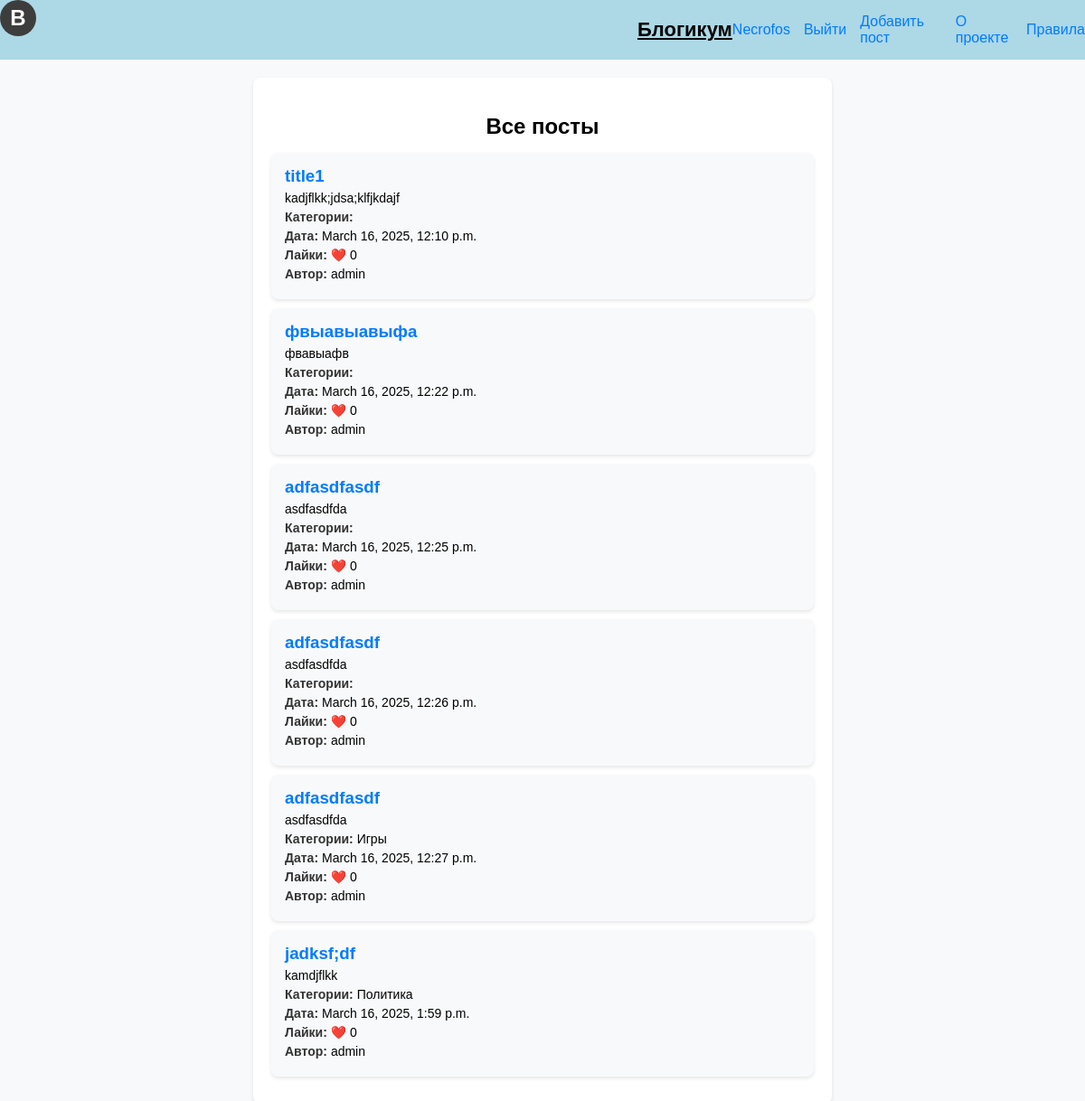
/posts/ (signed in), run on the app's committed database.
### Users/models.py (models this page shows)
class User(AbstractUser):
    photo = models.ImageField(blank=True,
                              null = True,
                              verbose_name = 'Аватарка',
                              )
    date_of_birth = models.DateTimeField(blank = True,
                                         null = True,
                                         verbose_name= 'Дата рождения',
                                         )

### Posts/models.py (models this page shows)
class Post(models.Model):
    title = models.CharField(max_length = 50,
                             verbose_name='Заголовок',
                             )
    text = models.CharField(max_length = 100, verbose_name="Содержание")
    likes = models.IntegerField(verbose_name='Количество лайков', default = 0)
    date_create = models.DateTimeField(auto_now_add= True, verbose_name= 'Дата создания', blank = False)
    is_published = models.BooleanField(verbose_name = 'Статус публикации',
                                       blank = True, default=False)
    category = models.CharField(max_length = 50, blank = True)
    author = models.ForeignKey(get_user_model(),
                               on_delete= models.CASCADE,
                               verbose_name = 'Автор',
                               blank= False,
                               related_name='posts')
    tags = models.ManyToManyField('TagPost',
                                  blank = True,
                                  related_name = 'tags',
                                  verbose_name = 'Теги')

class TagPost(models.Model):
    tag = models.CharField(max_length = 100)
    slug = models.SlugField(max_length = 100, unique = True)
    def __str__(self):
        return self.tag

### Posts/views.py (the view)
# urls.py: path('posts/', views.HomePage.as_view(), name = 'home'),
class HomePage(ListView):
    model = Post
    context_object_name = 'posts'
    template_name = 'Posts/home.html'
    def get_context_data(self, **kwargs):
        context = super().get_context_data(**kwargs)
        context['user'] = self.request.user
        return context

### Posts/templates/Posts/home.html
{% extends 'base.html' %}
{% load static %}
{% block posts %}
    <main>
        <aside class="posts-container">
            <h2>Все посты</h2>
            {% for post in posts %}
            <div class="post">
                <h3>{{ post.title }}</h3>
                <p>{{ post.text }}</p>
                <p><strong>Категории:</strong>
                    {% for cat in post.tags.all %}
                        {{ cat }}{% if not forloop.last %}, {% endif %}
                    {% endfor %}
                </p>
                <p><strong>Дата:</strong> {{ post.date_create }}</p>
                <p><strong>Лайки:</strong> ❤️ {{ post.likes }}</p>
                <p><strong>Автор:</strong> {{ post.author.username }}
            </div>
            {% empty %}
            <p>Постов пока нет.</p>
            {% endfor %}
        </aside>
    </main>
{% endblock %}

### templates/base.html (shortened to what this page needs)
{% load static %}
<!DOCTYPE html>
<html lang="ru">
<head>
    <link rel="stylesheet" href="{% static 'css/styles.css' %}">
</head>
<body>
    <header>
        <div class="brand">
            <div class="logo">B</div>
            <a href="{% url 'home' %}" class="site-name">Блогикум</a>
        </div>
        <nav>
            {% if user.is_authenticated %}
                <a href="{% url 'profile' %}" class="nav-link">{{ user.username }}</a>
                <a href="#" onclick="document.getElementById('myForm').submit();">Выйти</a>
                <a href="{% url 'add_post' %}" id='addPostLink'>Добавить пост</a>
            {% else %}
                <a href="{% url 'login' %}" id="loginLink" class="nav-link">Войти</a>
                <a href="{% url 'register' %}" id="registerLink" class="nav-link register">Регистрация</a>
            {% endif %}
            <a href="{% url 'about_project' %}" class="nav-link">О проекте</a>
            <a href="{% url 'rules' %}" class="nav-link">Правила</a>
        </nav>
    </header>
        {% block posts %} {% endblock %}
</body>

### static/css/styles.css (style rules this page uses)
body { font-family: Arial, sans-serif; background-color: #f8f9fa; margin: 0; padding: 0; }
header { background-color: #add8e6; padding: 0px; display: flex; align-items: center; justify-content: space-between; }
.logo { width: 40px; height: 40px; background-color: #3d3d3d; color: white; font-weight: bold; font-size: 24px; display: flex; align-items: center; justify-content: center; border-radius: 50%; }
.site-name { font-size: 22px; font-weight: bold; color: black; margin-left: 705px; position: relative; top: -20px; }
nav { display: flex; align-items: center; gap: 15px; margin-left: auto; }
nav a { color: #007bff; text-decoration: none; }
.posts-container { width: 50%; margin: 20px auto; padding: 20px; background: white; border-radius: 8px; box-shadow: 0 2px 4px rgba(0, 0, 0, 0.1); }
.posts-container h2 { text-align: center; margin-bottom: 15px; }
.post { background: #f8f9fa; padding: 15px; margin-bottom: 10px; border-radius: 8px; box-shadow: 0 2px 4px rgba(0, 0, 0, 0.1); }
.post h3 { margin: 0; color: #007bff; }
.post p { margin: 5px 0; font-size: 14px; }
.post strong { color: #333; }

### data on the page
User: username "Necrofos"
Post: title "title1", text "kadjflkk;jdsa;klfjkdajf", date_create "March 16, 2025, 12:10 p.m.", likes "0", author.username "admin"
Post: title "фвыавыавыфа", text "фвавыафв", date_create "March 16, 2025, 12:22 p.m.", likes "0", author.username "admin"
Post: title "adfasdfasdf", text "asdfasdfda", date_create "March 16, 2025, 12:25 p.m.", likes "0", author.username "admin"
Post: title "adfasdfasdf", text "asdfasdfda", date_create "March 16, 2025, 12:26 p.m.", likes "0", author.username "admin"
Post: title "adfasdfasdf", text "asdfasdfda", date_create "March 16, 2025, 12:27 p.m.", likes "0", author.username "admin"
TagPost: tag "Игры"
Post: title "jadksf;df", text "kamdjflkk", date_create "March 16, 2025, 1:59 p.m.", likes "0", author.username "admin"
TagPost: tag "Политика"
